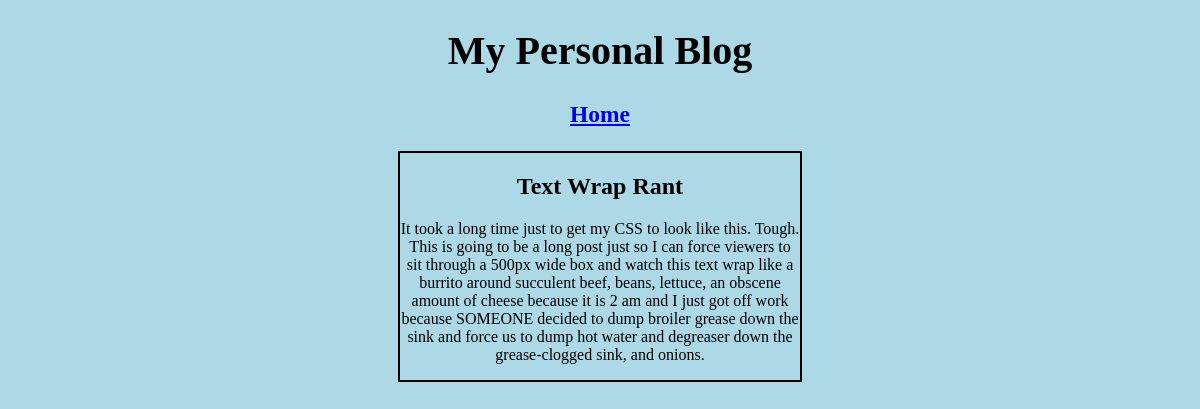
Page /article/3 on the committed database.
### articles/models.py (models this page shows, shortened)
class Article(models.Model):
    author = models.ForeignKey('auth.User', on_delete=models.CASCADE,)
    title = models.CharField(max_length=100)
    body = models.TextField()

### articles/views.py (the view)
# urls.py: path('article/<int:pk>', views.ArticleDetailView.as_view(), name='detail'),
class ArticleDetailView(DetailView):
    model = Article
    template_name = '../templates/detail.html'

### templates/detail.html (shortened to what this page needs)
{% load static %}
<!DOCTYPE html>
<html lang="en">
<head>
    <link rel="stylesheet" href="{% static 'css/style.css' %}">
</head>
<body>
    <header>
        <h1>My Personal Blog</h1>
        <h3 class="button"><a href="{% url 'home' %}">Home</a></h3>
    </header>
    <div class="container">
        {% block content %}
            <div class="details">
                <h2>{{ article.title }}</h2>
                <p>{{ article.body }}</p>
            </div>
        {% endblock content %}
    </div>
</body>
</html>

### static/css/style.css (style rules this page uses)
body { background-color: lightblue; color: black; text-align: center; }
header { font-size: 20px; margin: auto; max-width: 500px; }
.details { border: solid 2px black; max-width: 400px; margin: auto; }

### rows in the picture
Article: title "Text Wrap Rant", body "It took a long time just to get my CSS to look like this. Tough. This is going to be a long post just so I can force viewers to sit through a 500px wide box and watch this text wrap like a burrito around succulent beef, beans, lettuce, an obscene amount of cheese because it is 2 am and I just got off work because SOMEONE decided to dump broiler grease down the sink and force us to dump hot water and degreaser down the grease-clogged sink, and onions."
